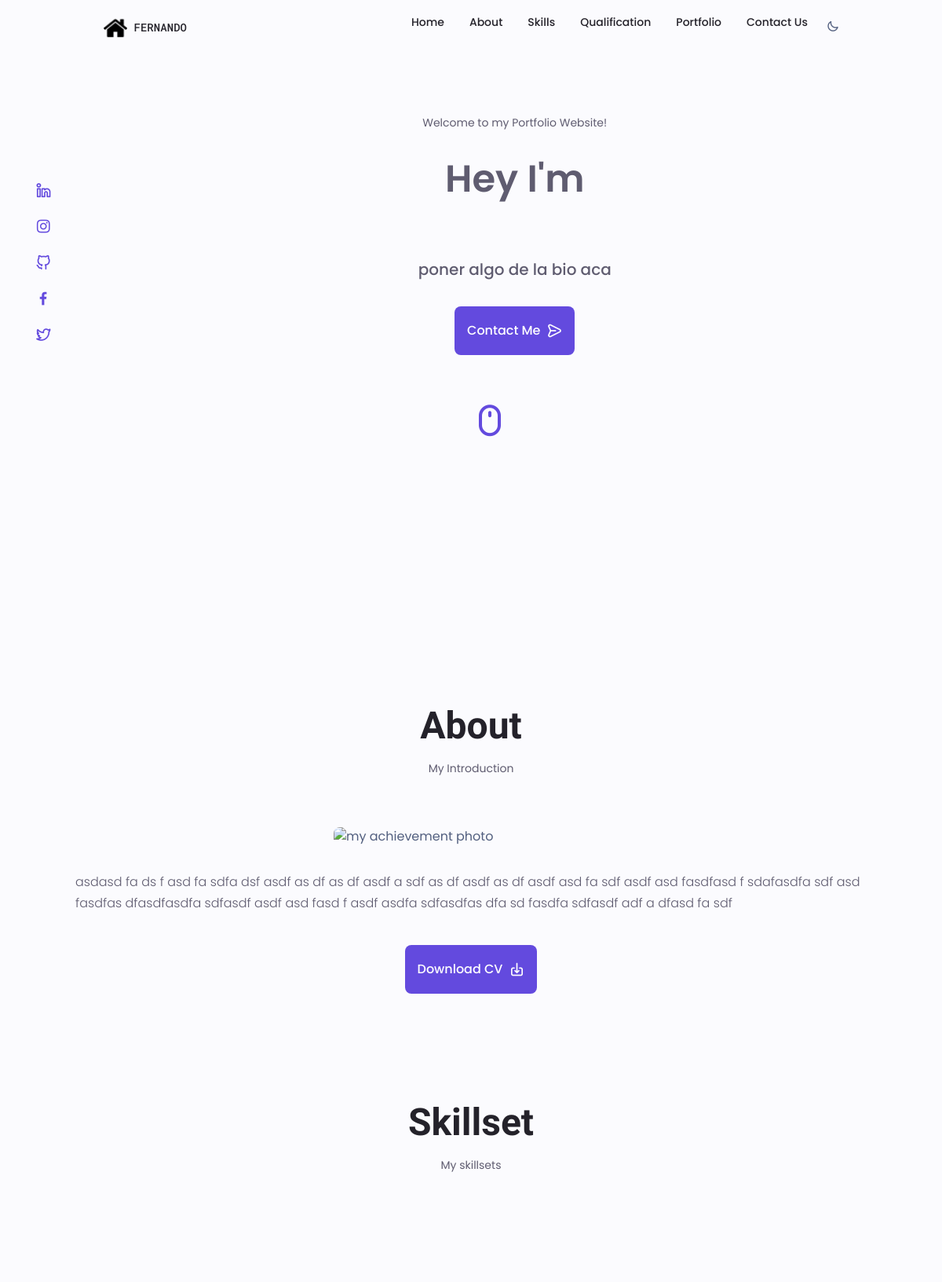
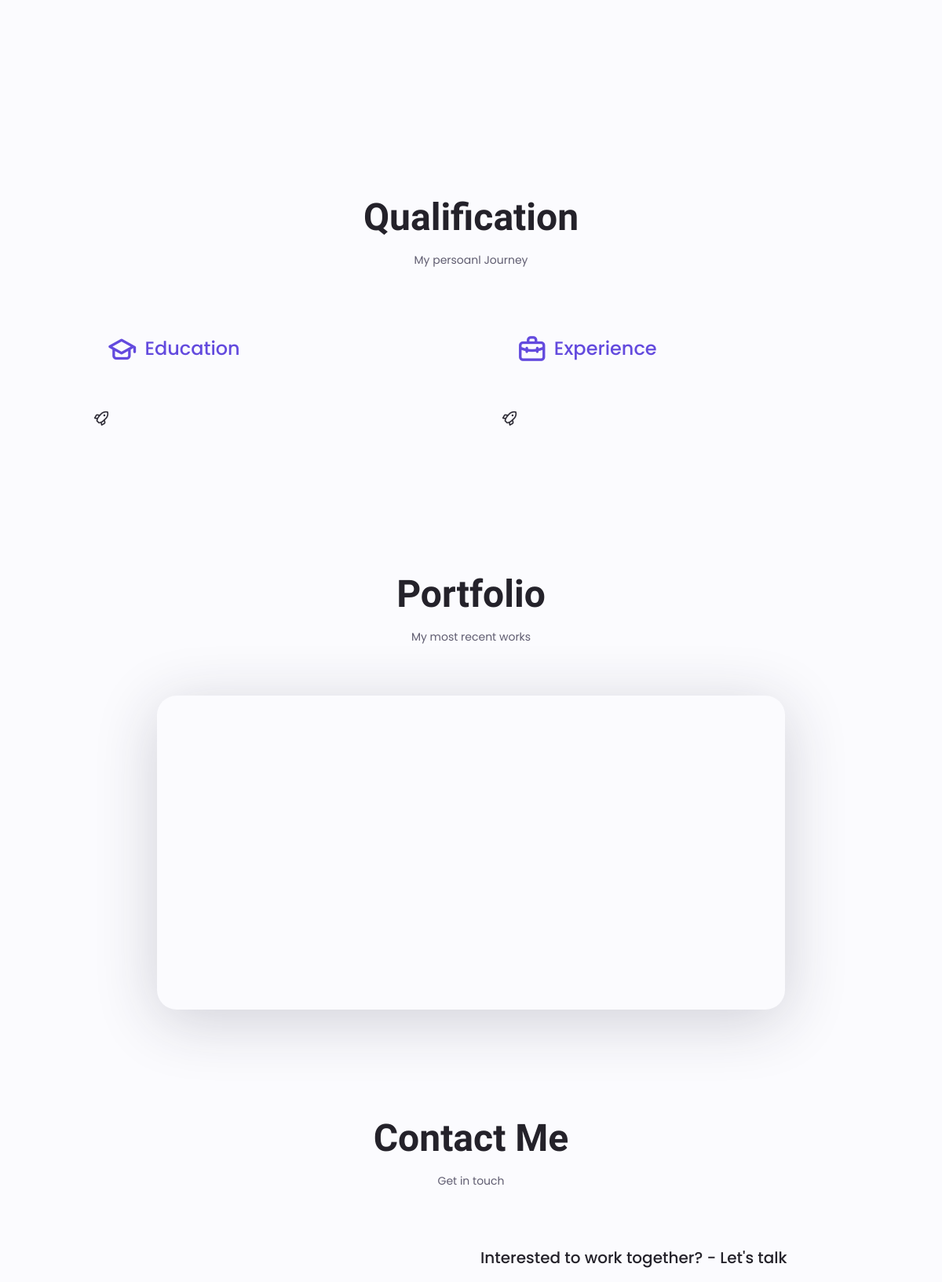
/fernando (upper part), run on the app's committed database (2 pictures, top to bottom).
### user_interface/models.py (models this page shows, shortened)
class User(AbstractUser):
    pass

class InformationModel(models.Model):
    user = models.ForeignKey(User, default=None, blank=True, null=True, on_delete=models.CASCADE)
    firstName = models.CharField(max_length=50, blank=True, null=True)
    lastName = models.CharField(max_length=50, blank=True, null=True)
    bio = models.CharField(max_length=500, blank=True, null=True)
    about = models.TextField(blank=True, null=True)
    address = models.CharField(max_length=100, blank=True, null=True)
    email = models.EmailField(max_length=100, blank=True, null=True)
    phone = models.CharField(max_length=15, blank=True, null=True)
    avatar = models.ImageField(upload_to="avatar/", blank=True, null=True)
    CV = models.FileField(upload_to="cv/", blank=True, null=True)
    fewWords = models.CharField(max_length=500, blank=True, null=True)
    github = models.URLField(blank=True, null=True)
    facebook = models.URLField(blank=True, null=True)
    instagram = models.URLField(blank=True, null=True)
    linkedin = models.URLField(blank=True, null=True)
    other = models.URLField(blank=True, null=True)

### user_interface/views.py (the view, shortened to what this page needs)
# urls.py: path("<str:username>", views.portfolio_view, name='portfolio'),
def portfolio_view(request, username, *args, **kwargs):
    template_name = 'user_interface/portfolio.html'
    context = {}
    userprofile = get_object_or_404(User, username = username)
    bioProfile = User.objects.get(username = username)
    information_qs = InformationModel.objects.filter(user = bioProfile).first()
    education_qs = EducationModel.objects.filter(user = bioProfile).all()
    experience_qs = ExperienceModel.objects.filter(user = bioProfile).all()
    project_qs = ProjectModel.objects.filter(user = bioProfile).all()
    skillset_qs = SkillsetModel.objects.filter(user = bioProfile).all()
    message_qs = MessageModel.objects.filter(user = bioProfile).all()
    messageform_qs = MessageForm()
    username_serializer = userSerializer(bioProfile, many=False)
    information_serializer = informationSerializer(information_qs, many=False)
    education_serializer = educationSerializer(education_qs, many=True)
    experience_serializer = experienceSerializer(experience_qs, many=True)
    project_serializer = projectSerializer(project_qs, many=True)
    skillset_serializer = skillsetSerializer(skillset_qs, many=True)
    message_serializer = messageSerializer(message_qs, many=True)
    if request.method == "GET":
        print('GET METHOD WORKING')
        form = ContactForm()
        context = {
        "username": username,
        "user": username_serializer.data,
        "information": information_serializer.data,
        "education": education_serializer.data,
        "experience": experience_serializer.data,
        "projects": project_serializer.data,
        "skillsets": skillset_serializer.data,
        "form": form.data,
    }
    return render(request, template_name, context)

### templates/user_interface/portfolio.html (shortened to what this page needs)
<!doctype html>{% load static %}
<html lang="en">
  <head>
    <link rel="stylesheet" href="https://unicons.iconscout.com/release/v4.0.0/css/line.css">
    <link href="https://cdn.jsdelivr.net/npm/bootstrap@5.0.2/dist/css/bootstrap.min.css" rel="stylesheet">
    <link type="text/css" href="{% static 'portfolioCSS/css/argon-design-system.min.css' %}" rel="stylesheet">
    <link rel="stylesheet" href="https://unpkg.com/swiper/swiper-bundle.min.css">
    <link rel="stylesheet" href="{% static 'portfolioCSS/css/style.css' %}">
  </head>
  <body>
    <header class="header" id="header">
        <nav class="nav container navbar-expand-lg">
            <a href="#" class="nav__logo navbar-brand ml-3">
                <img src="favicon.ico" alt="">
                {{ user.username }}</a>
            <div class="nav__menu" id="nav-menu">
                <ul class="nav__list grid">
                    <li class="nav__item">
                        <a href="#home" class="nav__link">
                            Home
                        </a>
                    </li>
                    <li class="nav__item">
                        <a href="#about" class="nav__link">
                            About
                        </a>
                    </li>
                    <li class="nav__item">
                        <a href="#skills" class="nav__link">
                            Skills
                        </a>
                    </li>
                    <li class="nav__item">
                        <a href="#qualification" class="nav__link">
                            Qualification
                        </a>
                    </li>
                    <li class="nav__item">
                        <a href="#portfolio" class="nav__link">
                            Portfolio
                        </a>
                    </li>
                    <li class="nav__item">
                        <a href="#contact" class="nav__link">
                            Contact Us
                        </a>
                    </li>
                </ul>
            </div>
            <div class="nav__btns">
                <i data-mode= "dark" class="uil uil-moon moon-change-theme" id="theme-button"></i>
            </div>
        </nav>
    </header>
    <main class="main">
        <section class="home section" id="home">
            <div class="home__container container grid">
                <div class="home__content grid">
                    <div class="home__social">
                        <a href="{{ information.linkedin }}" target="_blank" class="home__social-icon" id="myLinkedIn">
                            <i class="uil uil-linkedin-alt"></i>
                        </a>
                        <a href="{{ information.instagram }}" target="_blank" class="home__social-icon" id="myInstagram">
                            <i class="uil uil-instagram"></i>
                        </a>
                        <a href="{{ information.github }}" target="_blank" class="home__social-icon" id="myGithub">
                            <i class="uil uil-github-alt"></i>
                        </a>
                        <a href="{{ information.facebook }}" target="_blank" class="home__social-icon" id="myFacebook">
                            <i class="uil uil-facebook-f"></i>
                        </a>
                        <a href="{{ information.other }}" target="_blank" class="home__social-icon" id="myTwitter">
                            <i class="uil uil-twitter-alt"></i>
                        </a>
                    </div>
                </div>
                <div class="home__data">
                    <small class="home__welcome s-color"> Welcome to my Portfolio Website! </small>
                    <h1 class="home__title"> Hey I'm </h1>
                    <h3 class="home__subtitle" id="home-bio">{{ information.bio }} </h3>
                    <a href="#contact" class="button button--flex">
                        Contact Me <i class="uil uil-message button__icon"></i>
                    </a>
                </div>
            </div>
            <div class="home__scroll">
                <a href="#about" class="home__scroll-button button--flex">
                    <i class="uil uil-mouse-alt home__scroll-mouse"></i>
                </a>
            </div>
        </section>
        <section class="about section" id="about">
            <h2 class="section__title">About</h2>
            <span class="section__subtitle"> My Introduction </span>
            <div class="about__container container grid">
                <img src="{% static 'portfolioCSS/assets/img/ceremony.JPG' %}" alt="my achievement photo" class="about__img">
                <div class="about__data">
                    <p class="about__description" id="home-about"> {{ information.about }}</p>
                </div>
                <div class="about__buttons">
                    <a href="{{ information.CV }}" download="my_CV" target="_blank" class="button button--flex">
                        Download CV <i class="uil uil-download-alt button__icon"></i>
                    </a>
                </div>
            </div>
        </section>
        <section class="skills section" id="skills">
            <h2 class="section__title"> Skillset </h2>
            <span class="section__subtitle"> My skillsets </span>
        </section>
        <section class="qualification section" id="qualification">
            <h2 class="section__title"> Qualification </h2>
            <span class="section__subtitle"> My persoanl Journey </span>
            <div class="qualification__container container">
                <div class="row mt-lg-0">
                    <div class="col-lg-6 col-sm-10 col-md-10 mt-2 qualification__content" id="education">
                        <div class="qualification__button button--flex">
                            <i class="uil uil-graduation-cap qualification__icon"></i> Education
                        </div>
                        <div id="education_timeline">
                            <div class="container py-2">
                                 <div class="row">
                                    <div class="col-auto text-center flex-column d-sm-flex">
                                        <div class="row h-50 qualification__journey">
                                            <div class="col">
                                                <span class="qualification__start">
                                                    <i class="uil uil-rocket qualification__start-icon"></i>
                                                </span>
                                            </div>
                                            <div class="col">&nbsp;</div>
                                        </div>
                                    </div>
                                    <div class="col py-2"></div>
                                </div>
                            </div>
                        </div>
                    </div>
                    <div class="col-lg-6 col-sm-10 col-md-10 mt-2 qualification__content" id="experience">
                        <div class="qualification__button button--flex">
                            <i class="uil uil-briefcase-alt qualification__icon"></i> Experience
                        </div>
                        <div id="expreience_timeline">
                            <div class="container py-2">
                                <div class="row">
                                    <div class="col-auto text-center flex-column d-sm-flex">
                                        <div class="row h-50 qualification__journey">
                                            <div class="col">
                                                <span class="qualification__start">
                                                    <i class="uil uil-rocket qualification__start-icon"></i>
                                                </span>
                                            </div>
                                            <div class="col">&nbsp;</div>
                                        </div>
                                    </div>
                                    <div class="col py-2"></div>
                                </div>
                            </div>
                        </div>
                    </div>
                </div>
            </div>
        </section>
        <section class="portfolio section" id="portfolio">
            <h2 class="section__title">Portfolio</h2>
            <span class="section__subtitle"> My most recent works </span>
            <div class="blog-slider">
                <div class="blog-slider__wrp swiper-wrapper">
                </div>
            </div>
        </section>
        <section class="contact section" id="contact">
            <h2 class="section__title"> Contact Me </h2>
            <span class="section__subtitle"> Get in touch</span>
            <div class="row mt-lg-6 justify-content-center contact_mail">
                <div class="col-lg-6 mx-lg-0 mx-2 contact__container container">
                </div>
                <div class="col-lg-6 pl-lg-4 mt-lg-0 mt-6 contact-form" id="message-me">
                    <h2 class="contact__title"> Interested to work together? - <span> Let's talk </span></h2>
                </div>
            </div>
        </section>
    </main>
  </body>
</html>

### data on the page
User: username "FERNANDO"
InformationModel: bio "poner algo de la bio aca", about "asdasd fa ds f asd fa sdfa dsf asdf as df as df asdf a sdf as df asdf as df asdf asd fa sdf asdf asd fasdfasd f sdafasdfa sdf asd fasdfas dfasdfasdfa sdfasdf asdf asd fasd f asdf asdfa sdfasdfas dfa sd fasdfa sdfasdf adf a dfasd fa sdf"
